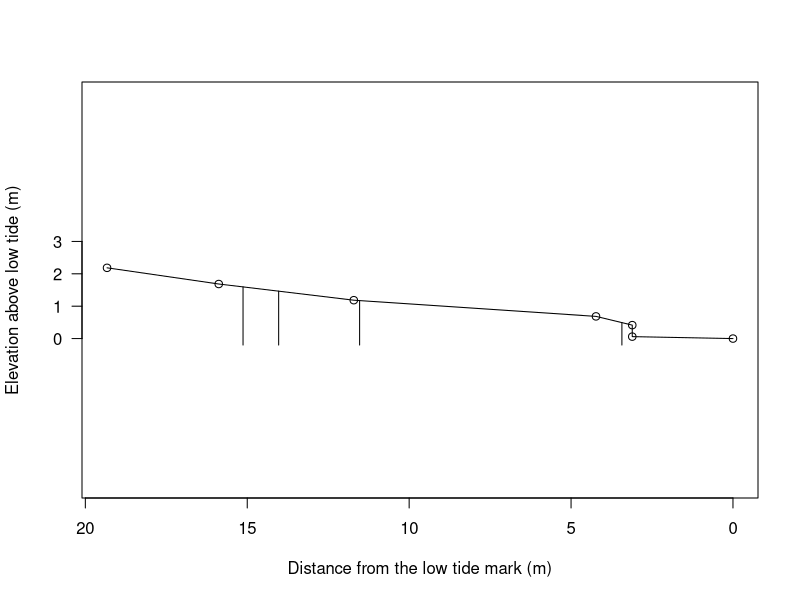

The R script that drew this image:
#!/usr/bin/env Rscript

df <- read.csv("elevation.csv")
distance <- tail(df$horizontal, n = 1) - df$horizontal
elevation <- tail(df$vertical, n = 1) - df$vertical

pdf(file = "elevation.pdf", 7, 2.8)

plot(distance, elevation, type = "o", asp = 1, las = 1,
     xlim = rev(range(distance)),
     ylim = c(0,3),
     yaxp = c(0,3,3),
     xlab = "Distance from the low tide mark (m)",
     ylab = "Elevation above low tide (m)")

y <- function(x) {
    x.max <- tail(distance[x <= distance], n = 1)
    x.min <- distance[x > distance][1]
    y.max <- tail(elevation[x <= distance], n = 1)
    y.min <- elevation[x > distance][1]
    print(c(x.max, x.min, y.max, y.min))
    return((y.max - y.min) / (x.max - x.min) * (x - x.min) + y.min)
}
print(elevation)
print(distance)
zones <- read.csv("zones.csv")
for(i in 1:nrow(zones)) {
    name <- zones$name[i]
    coord <- tail(df$horizontal, n = 1) - zones$coordinate[i] 
    print(y(coord))
    segments(coord, -0.2, y1 = y(coord))
} 
